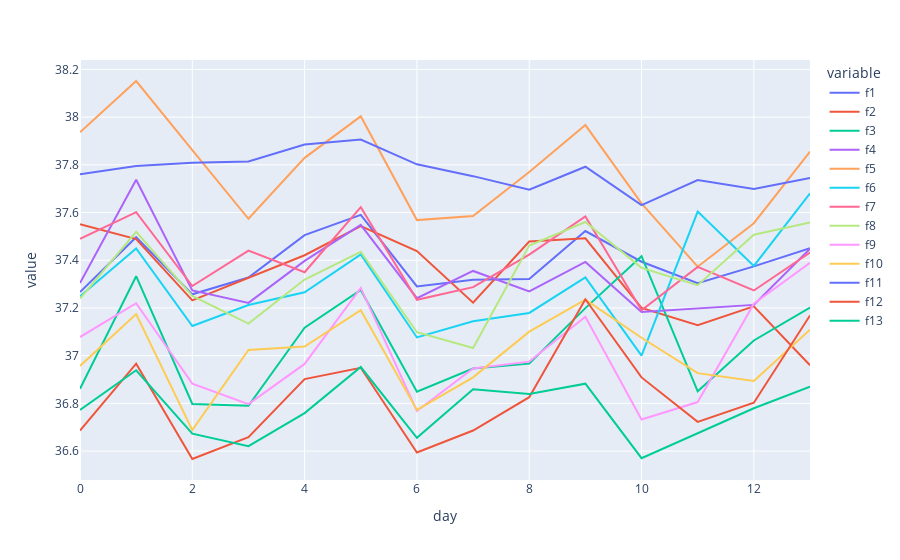

Notebook code for this chart:
### Code cell
px.line(data.groupby('day').mean().reset_index(),
        x='day', y=[f'f{i}' for i in range(1, 14)])

### Figure 1 — Plotly figure (JSON) as saved in the notebook; plotly's stock layout.template omitted (floating-point values rounded to 4 significant figures)
{"data": [{"hovertemplate": "variable=f1<br>day=%{x}<br>value=%{y}<extra></extra>", "legendgroup": "f1", "line": {"color": "#636efa", "dash": "solid"}, "marker": {"symbol": "circle"}, "mode": "lines", "name": "f1", "orientation": "v", "showlegend": true, "type": "scatter", "x": [0, 1, 2, 3, 4, 5, 6, 7, 8, 9, 10, 11, 12, 13], "xaxis": "x", "y": [37.27, 37.5, 37.26, 37.33, 37.51, 37.59, 37.29, 37.32, 37.32, 37.52, 37.39, 37.3, 37.37, 37.45], "yaxis": "y"}, {"hovertemplate": "variable=f2<br>day=%{x}<br>value=%{y}<extra></extra>", "legendgroup": "f2", "line": {"color": "#EF553B", "dash": "solid"}, "marker": {"symbol": "circle"}, "mode": "lines", "name": "f2", "orientation": "v", "showlegend": true, "type": "scatter", "x": [0, 1, 2, 3, 4, 5, 6, 7, 8, 9, 10, 11, 12, 13], "xaxis": "x", "y": [37.55, 37.49, 37.23, 37.33, 37.42, 37.54, 37.44, 37.22, 37.48, 37.49, 37.2, 37.13, 37.21, 36.96], "yaxis": "y"}, {"hovertemplate": "variable=f3<br>day=%{x}<br>value=%{y}<extra></extra>", "legendgroup": "f3", "line": {"color": "#00cc96", "dash": "solid"}, "marker": {"symbol": "circle"}, "mode": "lines", "name": "f3", "orientation": "v", "showlegend": true, "type": "scatter", "x": [0, 1, 2, 3, 4, 5, 6, 7, 8, 9, 10, 11, 12, 13], "xaxis": "x", "y": [36.86, 37.33, 36.8, 36.79, 37.12, 37.28, 36.85, 36.95, 36.97, 37.2, 37.42, 36.85, 37.06, 37.2], "yaxis": "y"}, {"hovertemplate": "variable=f4<br>day=%{x}<br>value=%{y}<extra></extra>", "legendgroup": "f4", "line": {"color": "#ab63fa", "dash": "solid"}, "marker": {"symbol": "circle"}, "mode": "lines", "name": "f4", "orientation": "v", "showlegend": true, "type": "scatter", "x": [0, 1, 2, 3, 4, 5, 6, 7, 8, 9, 10, 11, 12, 13], "xaxis": "x", "y": [37.3, 37.74, 37.27, 37.22, 37.4, 37.55, 37.24, 37.36, 37.27, 37.39, 37.18, 37.2, 37.21, 37.45], "yaxis": "y"}, {"hovertemplate": "variable=f5<br>day=%{x}<br>value=%{y}<extra></extra>", "legendgroup": "f5", "line": {"color": "#FFA15A", "dash": "solid"}, "marker": {"symbol": "circle"}, "mode": "lines", "name": "f5", "orientation": "v", "showlegend": true, "type": "scatter", "x": [0, 1, 2, 3, 4, 5, 6, 7, 8, 9, 10, 11, 12, 13], "xaxis": "x", "y": [37.94, 38.15, 37.86, 37.57, 37.83, 38.0, 37.57, 37.59, 37.77, 37.97, 37.64, 37.37, 37.56, 37.86], "yaxis": "y"}, {"hovertemplate": "variable=f6<br>day=%{x}<br>value=%{y}<extra></extra>", "legendgroup": "f6", "line": {"color": "#19d3f3", "dash": "solid"}, "marker": {"symbol": "circle"}, "mode": "lines", "name": "f6", "orientation": "v", "showlegend": true, "type": "scatter", "x": [0, 1, 2, 3, 4, 5, 6, 7, 8, 9, 10, 11, 12, 13], "xaxis": "x", "y": [37.25, 37.45, 37.12, 37.21, 37.27, 37.42, 37.08, 37.14, 37.18, 37.33, 37.0, 37.6, 37.38, 37.68], "yaxis": "y"}, {"hovertemplate": "variable=f7<br>day=%{x}<br>value=%{y}<extra></extra>", "legendgroup": "f7", "line": {"color": "#FF6692", "dash": "solid"}, "marker": {"symbol": "circle"}, "mode": "lines", "name": "f7", "orientation": "v", "showlegend": true, "type": "scatter", "x": [0, 1, 2, 3, 4, 5, 6, 7, 8, 9, 10, 11, 12, 13], "xaxis": "x", "y": [37.49, 37.6, 37.29, 37.44, 37.35, 37.62, 37.23, 37.29, 37.42, 37.58, 37.19, 37.37, 37.27, 37.43], "yaxis": "y"}, {"hovertemplate": "variable=f8<br>day=%{x}<br>value=%{y}<extra></extra>", "legendgroup": "f8", "line": {"color": "#B6E880", "dash": "solid"}, "marker": {"symbol": "circle"}, "mode": "lines", "name": "f8", "orientation": "v", "showlegend": true, "type": "scatter", "x": [0, 1, 2, 3, 4, 5, 6, 7, 8, 9, 10, 11, 12, 13], "xaxis": "x", "y": [37.24, 37.52, 37.25, 37.13, 37.32, 37.44, 37.1, 37.03, 37.46, 37.56, 37.37, 37.3, 37.51, 37.56], "yaxis": "y"}, {"hovertemplate": "variable=f9<br>day=%{x}<br>value=%{y}<extra></extra>", "legendgroup": "f9", "line": {"color": "#FF97FF", "dash": "solid"}, "marker": {"symbol": "circle"}, "mode": "lines", "name": "f9", "orientation": "v", "showlegend": true, "type": "scatter", "x": [0, 1, 2, 3, 4, 5, 6, 7, 8, 9, 10, 11, 12, 13], "xaxis": "x", "y": [37.08, 37.22, 36.88, 36.8, 36.97, 37.28, 36.77, 36.95, 36.97, 37.16, 36.73, 36.81, 37.22, 37.39], "yaxis": "y"}, {"hovertemplate": "variable=f10<br>day=%{x}<br>value=%{y}<extra></extra>", "legendgroup": "f10", "line": {"color": "#FECB52", "dash": "solid"}, "marker": {"symbol": "circle"}, "mode": "lines", "name": "f10", "orientation": "v", "showlegend": true, "type": "scatter", "x": [0, 1, 2, 3, 4, 5, 6, 7, 8, 9, 10, 11, 12, 13], "xaxis": "x", "y": [36.96, 37.17, 36.69, 37.02, 37.04, 37.19, 36.77, 36.91, 37.1, 37.23, 37.08, 36.93, 36.89, 37.11], "yaxis": "y"}, {"hovertemplate": "variable=f11<br>day=%{x}<br>value=%{y}<extra></extra>", "legendgroup": "f11", "line": {"color": "#636efa", "dash": "solid"}, "marker": {"symbol": "circle"}, "mode": "lines", "name": "f11", "orientation": "v", "showlegend": true, "type": "scatter", "x": [0, 1, 2, 3, 4, 5, 6, 7, 8, 9, 10, 11, 12, 13], "xaxis": "x", "y": [37.76, 37.79, 37.81, 37.81, 37.88, 37.91, 37.8, 37.75, 37.7, 37.79, 37.63, 37.74, 37.7, 37.75], "yaxis": "y"}, {"hovertemplate": "variable=f12<br>day=%{x}<br>value=%{y}<extra></extra>", "legendgroup": "f12", "line": {"color": "#EF553B", "dash": "solid"}, "marker": {"symbol": "circle"}, "mode": "lines", "name": "f12", "orientation": "v", "showlegend": true, "type": "scatter", "x": [0, 1, 2, 3, 4, 5, 6, 7, 8, 9, 10, 11, 12, 13], "xaxis": "x", "y": [36.69, 36.97, 36.57, 36.66, 36.9, 36.95, 36.59, 36.69, 36.83, 37.24, 36.91, 36.72, 36.8, 37.17], "yaxis": "y"}, {"hovertemplate": "variable=f13<br>day=%{x}<br>value=%{y}<extra></extra>", "legendgroup": "f13", "line": {"color": "#00cc96", "dash": "solid"}, "marker": {"symbol": "circle"}, "mode": "lines", "name": "f13", "orientation": "v", "showlegend": true, "type": "scatter", "x": [0, 1, 2, 3, 4, 5, 6, 7, 8, 9, 10, 11, 12, 13], "xaxis": "x", "y": [36.77, 36.94, 36.67, 36.62, 36.76, 36.95, 36.66, 36.86, 36.84, 36.88, 36.57, 36.68, 36.78, 36.87], "yaxis": "y"}], "layout": {"legend": {"title": {"text": "variable"}, "tracegroupgap": 0}, "margin": {"t": 60}, "xaxis": {"anchor": "y", "domain": [0, 1], "title": {"text": "day"}}, "yaxis": {"anchor": "x", "domain": [0, 1], "title": {"text": "value"}}}}
